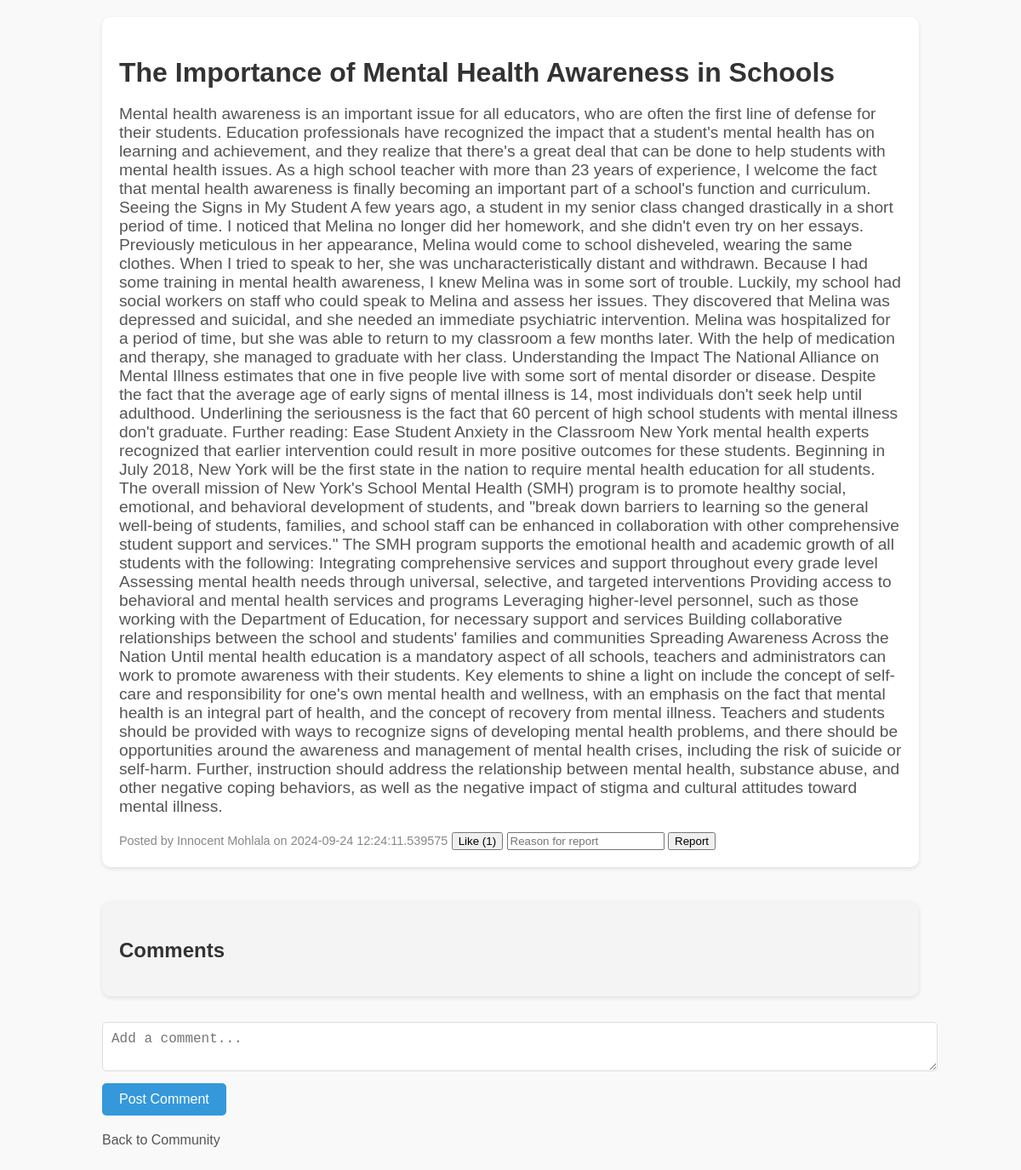
The app's page /post/1 (signed in) with its own data.
### app.py (models this page shows)
class Post(db.Model):
    id = db.Column(db.Integer, primary_key=True)
    title = db.Column(db.String(150), nullable=False)
    content = db.Column(db.String(1000), nullable=False)
    date_posted = db.Column(db.DateTime, default=datetime.utcnow)
    user_id = db.Column(db.Integer, db.ForeignKey('user.id'), nullable=False)
    comments = db.relationship('Comment', back_populates='post', cascade='all, delete-orphan')
    user = db.relationship('User', backref='posts')

class User(UserMixin, db.Model):
    id = db.Column(db.Integer, primary_key=True)
    name = db.Column(db.String(150))
    email = db.Column(db.String(150), unique=True)
    password = db.Column(db.String(150))
    school_name = db.Column(db.String(100), nullable=False)
    student_number = db.Column(db.String(50), nullable=False)
    role = db.Column(db.String(10), nullable=False, default='student')  # either 'student' or 'doctor'
    doctor_profile = db.relationship('DoctorProfile', backref='user_profile', uselist=False)

### app.py (the view, shortened to what this page needs)
@app.route('/post/<int:post_id>', methods=['GET', 'POST'])
@login_required
def view_post(post_id):
    post = Post.query.get_or_404(post_id)
    comments = Comment.query.filter_by(post_id=post.id).order_by(Comment.date_posted.desc()).all()
    return render_template('view_post.html', post=post, comments=comments)

### app.py (called while the page is built)
@login_manager.user_loader
def load_user(user_id):
    return User.query.get(int(user_id))

### templates/view_post.html (shortened to what this page needs)
<!DOCTYPE html>
<html lang="en">
<head>
    <link rel="stylesheet" href="{{ url_for('static', filename='css/view_post.css') }}">
</head>
<body>
    <div class="container">
        <div class="post-card">
            <h2>{{ post.title }}</h2>
            <p>{{ post.content }}</p>
            <small>Posted by {{ post.user.name }} on {{ post.date_posted }}</small>
            <form action="{{ url_for('like_post', post_id=post.id) }}" method="POST" style="display:inline;">
                <button type="submit">Like ({{ post.likes|length }})</button>
            </form>
            <form action="{{ url_for('report_post', post_id=post.id) }}" method="POST" style="display:inline;">
                <input type="text" name="reason" placeholder="Reason for report" required>
                <button type="submit">Report</button>
            </form>
        </div>
        <div class="comment-section">
            <h3>Comments</h3>
        </div>
        <form action="{{ url_for('add_comment', post_id=post.id) }}" method="POST" class="comment-form">
            <textarea name="comment" placeholder="Add a comment..." required></textarea>
            <button type="submit">Post Comment</button>
        </form>
        <a href="{{ url_for('community') }}" class="back-btn">Back to Community</a>
    </div>
    <div class="container">
    </div>
</body>
</html>

### static/css/view_post.css (style rules this page uses)
body { font-family: Arial, sans-serif; background-color: #f9f9f9; margin: 0; padding: 0; color: #333; }
.container { width: 80%; margin: 0 auto; padding: 20px; }
.post-card { background-color: #fff; padding: 20px; border-radius: 10px; box-shadow: 0 2px 5px rgba(0, 0, 0, 0.1); margin-bottom: 40px; }
.post-card h2 { font-size: 2rem; margin-bottom: 10px; }
.post-card p { font-size: 1.2rem; color: #555; }
.post-card small { font-size: 0.9rem; color: #888; }
.comment-section { background-color: #f4f4f4; padding: 20px; border-radius: 10px; box-shadow: 0 2px 5px rgba(0, 0, 0, 0.1); margin-bottom: 30px; }
.comment-section h3 { font-size: 1.5rem; margin-bottom: 20px; }
.comment-form { margin-top: 30px; }
.comment-form textarea { width: 100%; padding: 10px; border-radius: 5px; border: 1px solid #ddd; font-size: 1rem; margin-bottom: 10px; }
.comment-form button { padding: 10px 20px; background-color: #3498db; color: white; border: none; border-radius: 5px; cursor: pointer; font-size: 1rem; }
a.back-btn { display: inline-block; margin-top: 20px; color: #555; text-decoration: none; font-size: 1rem; }

### records on screen
Post: title "The Importance of Mental Health Awareness in Schools", content "Mental health awareness is an important issue for all educators, who are often the first line of defense for their students. Education professionals have recognized the impact that a student's mental health has on learning and achievement, and they realize that there's a great deal that can be done to help students with mental health issues. As a high school teacher with more than 23 years of experience, I welcome the fact that mental health awareness is finally becoming an important part of a school's function and curriculum. Seeing the Signs in My Student A few years ago, a student in my senior class changed drastically in a short period of time. I noticed that Melina no longer did her…", date_posted "2024-09-24 12:24:11.539575"
User: user.name "Innocent Mohlala"

### other values on screen
{{ post.likes|length }} "1"
